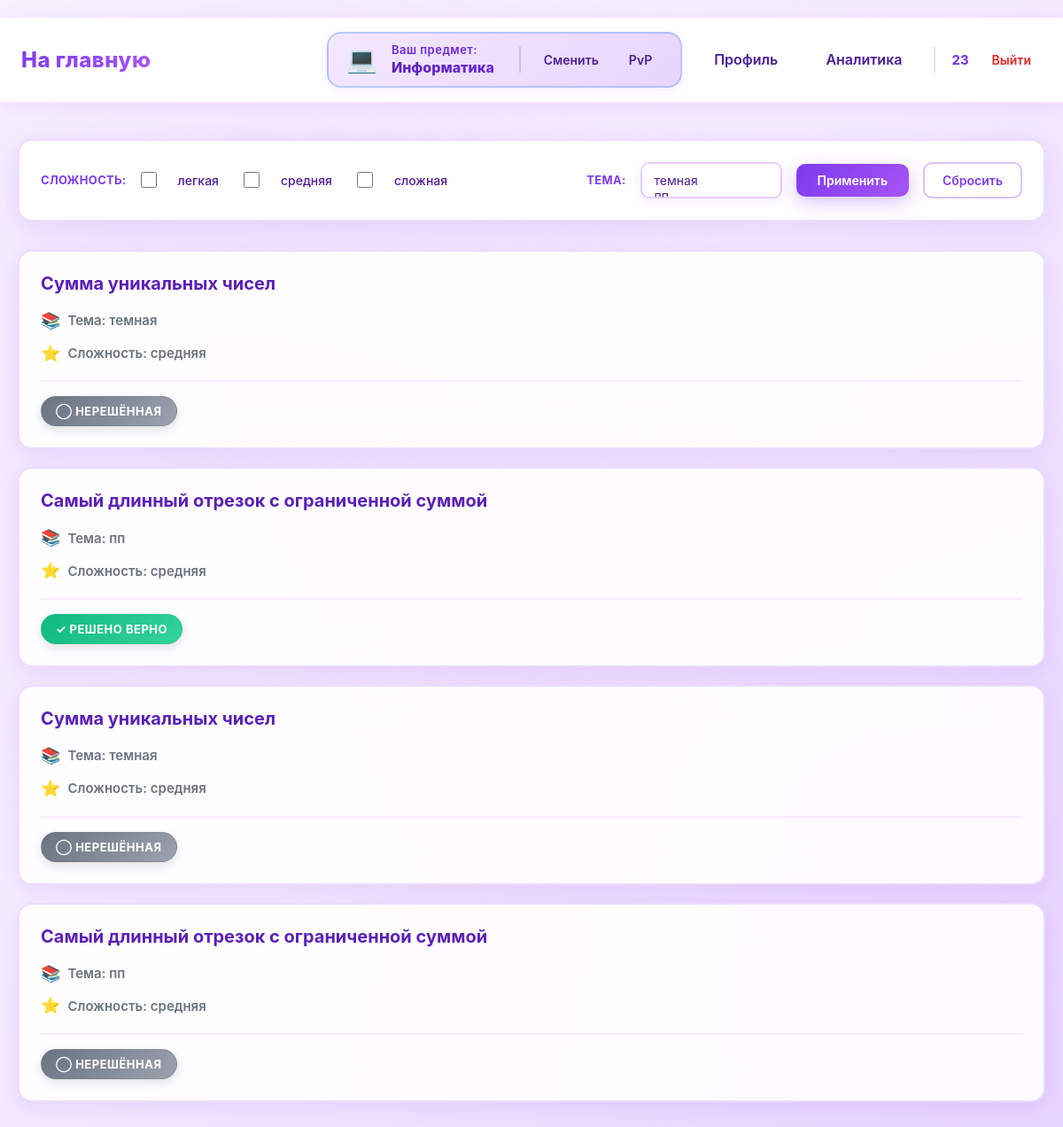
Page /информатика/ (signed in) on the committed database.
### data/users.py (models this page shows, shortened)
class User(SqlAlchemyBase, UserMixin):
    __tablename__ = 'users'
    id = sqlalchemy.Column(sqlalchemy.Integer,
                           primary_key=True, autoincrement=True)
    name = sqlalchemy.Column(sqlalchemy.String, nullable=True)
    email = sqlalchemy.Column(sqlalchemy.String,
                              index=True, unique=True, nullable=True)
    hashed_password = sqlalchemy.Column(sqlalchemy.String, nullable=True)
    elo_rating = sqlalchemy.Column(sqlalchemy.Float, default=1000)
    admin = sqlalchemy.Column(sqlalchemy.Boolean, default=0)
    ban = sqlalchemy.Column(sqlalchemy.Boolean, default=0)
    created_date = sqlalchemy.Column(sqlalchemy.DateTime,
                                     default=datetime.datetime.now)
    submissions = orm.relationship("Submissions", back_populates="user")

### data/tasks.py (models this page shows)
class Tasks(SqlAlchemyBase):
    __tablename__ = 'tasks'
    id = sqlalchemy.Column(sqlalchemy.Integer,
                           primary_key=True, autoincrement=True)
    subject = sqlalchemy.Column(sqlalchemy.Text, nullable=True)
    title = sqlalchemy.Column(sqlalchemy.Text, nullable=True)
    statement = sqlalchemy.Column(sqlalchemy.Text, nullable=True)
    input_format = sqlalchemy.Column(sqlalchemy.Text, nullable=True)
    output_format = sqlalchemy.Column(sqlalchemy.Text, nullable=True)
    memory_limit = sqlalchemy.Column(sqlalchemy.Integer, nullable=True)
    time_limit = sqlalchemy.Column(sqlalchemy.Integer, nullable=True)
    difficulty = sqlalchemy.Column(sqlalchemy.Text, nullable=True)
    created_at = sqlalchemy.Column(sqlalchemy.DateTime,
                                     default=datetime.datetime.now)
    task_tests = orm.relationship("TaskTest", back_populates='tasks')
    submissions = orm.relationship("Submissions", back_populates="tasks")
    theme = sqlalchemy.Column(sqlalchemy.Text, nullable=True)

### main.py (the view)
@app.route("/<subject>/")
@login_required
@user_ban
def index(subject=None):
    if subject not in subjects:
        abort(404)
    session['subject'] = subject
    if request.path == '/' or 'subject' in request.path:
        return redirect('/subject/choice')
    db_sess = db_session.create_session()
    sort_by = request.args.get('sort_by')
    difficulties = db_sess.query(Tasks.difficulty).filter(Tasks.subject == subject).distinct().all()
    difficulties = [d[0] for d in difficulties if d[0]]
    themes = db_sess.query(Tasks.theme).filter(Tasks.subject == subject).distinct().all()
    themes = [t[0] for t in themes if t[0]]
    selected_difficulties = request.args.getlist('difficulty')
    selected_themes = request.args.getlist('theme')
    query = db_sess.query(Tasks).filter(Tasks.subject == subject)
    if selected_difficulties:
        query = query.filter(Tasks.difficulty.in_(selected_difficulties))
    if selected_themes:
        query = query.filter(Tasks.theme.in_(selected_themes))
    if sort_by == 'difficulty':
        tasks = query.order_by(Tasks.difficulty).all()
    elif sort_by == 'theme':
        tasks = query.all()
    else:
        tasks = query.all()
    submissions = db_sess.query(Submissions)
    return render_template('tasks.html', tasks=tasks, subject=subject,
                           difficulties=difficulties, themes=themes, selected_difficulties=selected_difficulties,
                           selected_themes=selected_themes, sort_by=sort_by, Submissions=Submissions, submissions=submissions)

### data/db_session.py (called while the page is built)
def create_session() -> Session:
    global __factory
    return __factory()

### main.py (called while the page is built)
@login_manager.user_loader
def load_user(user_id):
    db_sess = db_session.create_session()
    return db_sess.get(User, user_id)

def user_ban(func):
    @wraps(func)
    def wrapper(*args, **kwargs):
        if current_user.ban:
            abort(403)
        return func(*args, **kwargs)
    return wrapper

### templates/tasks.html (shortened to what this page needs)
{% extends "base.html" %}
{% block styles %}
<link rel="stylesheet" href="{{ url_for('static', filename='tasks.css') }}">
{% endblock %}
{% block content %}
<form method="get">
    <h3>Сложность:</h3>
    {% for difficulty in ['легкая', 'средняя', 'сложная'] %}
    <input type="checkbox" name="difficulty" value="{{ difficulty }}"
           id="diff_{{ loop.index }}" {% if difficulty in selected_difficulties %}checked{% endif %}>
    <label for="diff_{{ loop.index }}">{{ difficulty }}</label>
    {% endfor %}
    <h3 style="margin-left: auto;">Тема:</h3>
    <select name="theme" multiple size="1">
    {% for theme in themes %}
    <option value="{{ theme }}"
            {% if theme in selected_themes %}selected{% endif %}>
    </option>
    {% endfor %}
    </select>
    <input type="submit" value="Применить">
    <a href="/{{ subject }}/">Сбросить</a>
</form>
{% if tasks %}
    {% for task in tasks %}
    <div class="col-md-6 border rounded" style="margin-bottom: 20px;">
        <li>
          <a href="{{ url_for('training', subject=subject, task_id=task.id) }}">
            {{ task.title }}
          </a>
        </li>
        <p>Тема: {{ task.theme or 'Не указана' }}</p>
        <p>Сложность: {{ task.difficulty or 'Не указана' }}</p>
        <div class="task-meta">
            {% if submissions.filter(Submissions.task_id == task.id).filter(Submissions.verdict == 'OK').all() != [] %}
            <span class="status-badge badge-success">✓ Решено верно</span>
            {% elif submissions.filter(Submissions.task_id == task.id).all() != [] %}
            <span class="status-badge badge-danger">✗ Решено неверно</span>
            {% else %}
            <span class="status-badge badge-default">◯ Нерешённая</span>
            {% endif %}
        </div>
    </div>
    {% endfor %}
{% else %}
    <p>Задачи отсутствуют.</p>
{% endif %}
{% endblock %}

### templates/base.html (shortened to what this page needs)
﻿<!doctype html>
<html lang="ru">
<head>
    <link rel="stylesheet" href="{{ url_for('static', filename='base.css') }}">
    {% block styles %}{% endblock %}
</head>
<body>
<header class="site-header">
    <nav class="navbar">
        <div class="nav-left">
            {% if session.get('subject') and session.get('subject') != 'subject' %}
            <a class="logo" href="/{{ session.get('subject') }}/">На главную</a>
            {% else %}
            <a class="logo" href="/">На главную</a>
            {% endif %}
        </div>
        <div class="nav-right">
            {% if current_user.is_authenticated %}
                {% if subject != 'subject' and subject != None %}
                <div class="subject-info" data-subject="{{ subject }}">
                    <div class="subject-icon"></div>
                    <div class="subject-info-content">
                        <div class="subject-label">Ваш предмет:</div>
                        <div class="subject-name">{{ subject|capitalize }}</div>
                    </div>
                    <div class="subject-actions">
                        <a class="nav-link" href="/subject/choice">Сменить</a>
                        <a class="nav-link" href="/{{ subject }}/pvp">PvP</a>
                    </div>
                </div>
                {% endif %}
                <a class="nav-link" href="/profile">Профиль</a>
                <a class="nav-link" href="/analytics">Аналитика</a>
                <div class="user-menu">
                    <span class="username">{{ current_user.name }}</span>
                    <a class="logout" href="/logout">Выйти</a>
                </div>
            {% else %}
                <a class="btn btn-outline" href="/login">Войти</a>
                <a class="btn btn-primary" href="/register">Регистрация</a>
            {% endif %}
        </div>
    </nav>
</header>
<main class="page-content">
    {% block content %}{% endblock %}
</main>
</body>
</html>

### static/base.css (style rules this page uses)
* { box-sizing: border-box; margin: 0; padding: 0; font-family: "Inter", "Segoe UI", Arial, sans-serif; }
body { background: linear-gradient(135deg, #faf5ff 0%, #f3e8ff 50%, #e9d5ff 100%); background-attachment: fixed; color: #1f2937; min-height: 100vh; position: relative; }
body::before { content: ''; position: fixed; top: 0; left: 0; right: 0; bottom: 0; background: radial-gradient(circle at 20% 30%, rgba(168, 85, 247, 0.08) 0%, transparent 50%), radial-gradient(circle at 80% 70%, rgba(192, 132, 252, 0.08) 0%, transparent 50%), radial-gradient(circle at 50% 50%, rgba(233, 213, 255, 0.1) 0%, transparent 50%); pointer-events: none; z-index: 0; }
.site-header { background: rgba(255, 255, 255, 0.95); backdrop-filter: blur(20px); border-bottom: 2px solid rgba(168, 85, 247, 0.15); box-shadow: 0 4px 20px rgba(168, 85, 247, 0.1); position: relative; z-index: 100; }
.navbar { max-width: 1200px; margin: 0 auto; padding: 16px 24px; display: flex; align-items: center; justify-content: space-between; }
.logo { font-size: 24px; font-weight: 800; text-decoration: none; background: linear-gradient(135deg, #7c3aed, #a855f7); -webkit-background-clip: text; -webkit-text-fill-color: transparent; background-clip: text; letter-spacing: 0.5px; transition: all 0.3s ease; position: relative; }
.logo::after { content: ''; position: absolute; bottom: -4px; left: 0; width: 0; height: 3px; background: linear-gradient(90deg, #7c3aed, #a855f7); border-radius: 2px; transition: width 0.3s ease; }
.nav-left, .nav-right { display: flex; align-items: center; gap: 18px; position: relative; z-index: 10; }
.nav-link { text-decoration: none; color: #4c1d95; font-weight: 600; padding: 10px 18px; border-radius: 12px; transition: all 0.3s ease; position: relative; background: transparent; }
.subject-info { display: flex; align-items: center; gap: 16px; background: linear-gradient(135deg, #f3e8ff, #e9d5ff); padding: 10px 20px; border-radius: 16px; border: 2px solid rgba(168, 85, 247, 0.2); box-shadow: 0 2px 10px rgba(124, 58, 237, 0.1); transition: all 0.3s ease; }
.subject-icon { font-size: 28px; line-height: 1; }
.subject-label { font-size: 13px; color: #6d28d9; font-weight: 600; letter-spacing: 0.5px; }
.subject-name { font-size: 16px; font-weight: 800; color: #4c1d95; background: linear-gradient(135deg, #5b21b6, #6d28d9); -webkit-background-clip: text; -webkit-text-fill-color: transparent; background-clip: text; line-height: 1.3; }
.subject-info-content { display: flex; flex-direction: column; gap: 2px; }
.subject-actions { display: flex; align-items: center; gap: 10px; margin-left: 12px; padding-left: 14px; border-left: 2px solid rgba(168, 85, 247, 0.3); }
.subject-actions .nav-link { padding: 6px 12px; font-size: 14px; min-width: auto; }
.subject-info[data-subject="информатика"] .subject-icon::before { content: '💻'; }
.subject-info[data-subject="информатика"] { border-color: rgba(59, 130, 246, 0.3); }
.user-menu { display: flex; align-items: center; gap: 14px; padding-left: 18px; border-left: 2px solid rgba(168, 85, 247, 0.2); }
.username { font-size: 15px; font-weight: 700; color: #5b21b6; background: linear-gradient(135deg, #6d28d9, #7c3aed); -webkit-background-clip: text; -webkit-text-fill-color: transparent; background-clip: text; }
.logout { text-decoration: none; font-size: 14px; color: #dc2626; font-weight: 600; padding: 6px 12px; border-radius: 8px; transition: all 0.2s ease; }
.page-content { max-width: 1200px; margin: 40px auto; padding: 0 20px; position: relative; z-index: 10; animation: fadeIn 0.6s ease-out; }
h1, h2, h3, h4, h5, h6 { color: #5b21b6; font-weight: 800; }
p { color: #374151; line-height: 1.6; }
a { color: #7c3aed; }
input, textarea, select { background: #ffffff; border: 2px solid rgba(168, 85, 247, 0.2); border-radius: 10px; padding: 12px 16px; color: #1f2937; font-size: 14px; transition: all 0.3s ease; }

### rows in the picture
User: name "23"
Tasks: title "Сумма уникальных чисел", theme "темная", difficulty "средняя", shows "◯ НЕРЕШЁННАЯ"
Tasks: title "Самый длинный отрезок с ограниченной суммой", theme "пп", difficulty "средняя", shows "✓ РЕШЕНО ВЕРНО"
Tasks: title "Сумма уникальных чисел", theme "темная", difficulty "средняя", shows "◯ НЕРЕШЁННАЯ"
Tasks: title "Самый длинный отрезок с ограниченной суммой", theme "пп", difficulty "средняя", shows "◯ НЕРЕШЁННАЯ"

### other values in the picture
{{ subject|capitalize }} "Информатика"
{{ difficulty }} "легкая" "средняя" "сложная"
